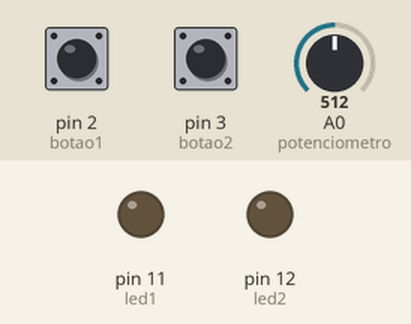
This sketch was run on a simulated Arduino Uno, built with avr-gcc and run on an emulated ATmega328P. On the bench: output pins drawn as LEDs (lit = HIGH). The test bench sets the inputs (shaded band); at power-on: pin 2 (botao1) LOW, pin 3 (botao2) LOW, A0 (potenciometro) = 512.

Above: at 1.2 s.
1.3 s: pin 2 (botao1) pulled HIGH for 0.15 s
At 2.5 s:
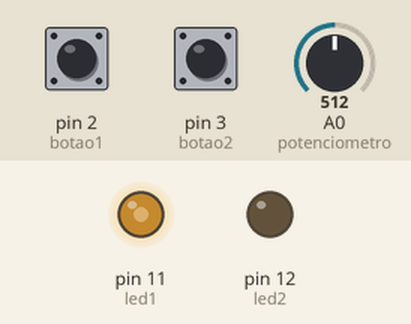
2.9 s: pin 3 (botao2) pulled HIGH for 0.15 s
At 3.7 s:
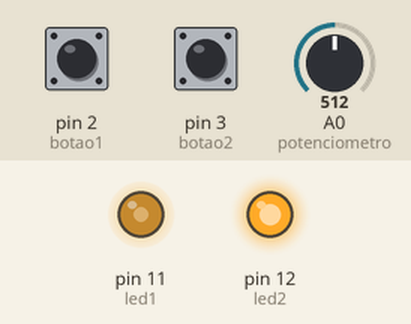
Timing chart, 0 to 5.9 s (numbered marks = the images above; inputs shaded):
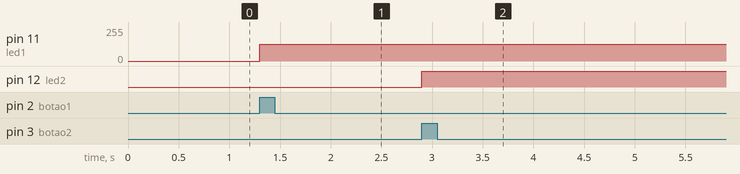

The sketch:

18.ino
```cpp
//O funcionamento dos leds deve ser parecido com o do exercício acima (17), porem o controle do brilho se dara por dois botões.

const int potenciometro = A0; // Entrada analógica
const int led1 = 11; // LED que aumenta o brilho
const int led2 = 12; // LED que diminui o brilho
const int botao1 = 2;
const int botao2 = 3;

void setup() {
    pinMode(led1, OUTPUT);
    pinMode(led2, OUTPUT);
  pinMode(botao1, INPUT);
  pinMode(botao2, INPUT);
}

void loop() {
  	bool estadoBotao = digitalRead(botao1);
  	bool estadoBotao2 = digitalRead(botao2);
    int valorAnalogico = analogRead(potenciometro); // Lê o potenciômetro (0 a 1023)

  if (estadoBotao == HIGH){
    int brilhoLed1 = map(valorAnalogico, 0, 1023, 0, 255); // Brilho normal
  	analogWrite(led1, brilhoLed1);
  }

  if (estadoBotao2 == HIGH){
    int brilhoLed2 = map(valorAnalogico, 0, 1023, 255, 0); // Brilho invertido
  	analogWrite(led2, brilhoLed2);
  }
}
```

Measured:
- after the input at 1.3 s, pin 11 (led1): 0/255 → 127/255 at once
- after the input at 2.9 s, pin 12 (led2): LOW → HIGH at once
